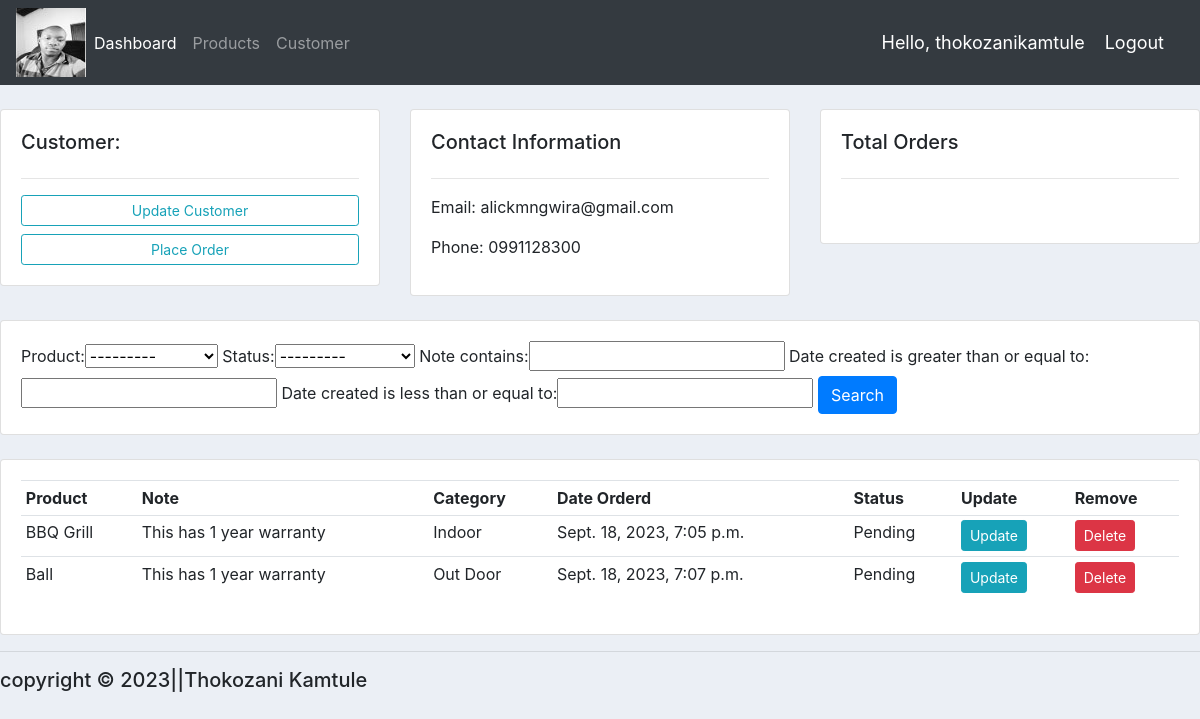
The app's page /customer/1/ (signed in) with its own data.
### accounts/models.py (models this page shows, shortened)
class Customer(models.Model):
	name = models.CharField(max_length=150, null=True)
	phone = models.CharField(max_length=150, null=True)
	email = models.CharField(max_length=150, null=True)
	date_created = models.DateTimeField(auto_now_add=True, null=True)

class Order(models.Model):
	STATUS = (
			('Pending', 'Pending'),
			('Out for delivery', 'Out for delivery'),
			('Delivered', 'Delivered'),
			)
	customer = models.ForeignKey(Customer, null=True, on_delete= models.SET_NULL)
	product = models.ForeignKey(Product, null=True, on_delete= models.SET_NULL)
	date_created = models.DateTimeField(auto_now_add=True, null=True)
	status = models.CharField(max_length=150, null=True, choices=STATUS)
	note = models.CharField(max_length=1500, null=True)

class Product(models.Model):
	CATEGORY = (
			('Indoor', 'Indoor'),
			('Out Door', 'Out Door'),
			)
	name = models.CharField(max_length=150, null=True)
	price = models.FloatField(null=True)
	category = models.CharField(max_length=150, null=True, choices=CATEGORY)
	description = models.CharField(max_length=150, null=True, blank=True)
	date_created = models.DateTimeField(auto_now_add=True, null=True)
	tags = models.ManyToManyField(Tag)
	def __str__(self):
		return self.name

### accounts/views.py (the view)
# urls.py: path('customer/<str:pk_test>/', views.customer, name='customer'),
@login_required(login_url='login')
def customer(request, pk_test):
	customer = Customer.objects.get(id=pk_test)
	orders = customer.order_set.all()
	order_count = orders.count()
	myFilter = OrderFilter(request.GET, queryset=orders)
	orders = myFilter.qs
	context = {'customer':customer, 'orders':orders, 'order_count':order_count,
	 'myFilter':myFilter}
	return render(request, 'accounts/customer.html',context)

### accounts/templates/accounts/customer.html
{% extends 'accounts/main.html' %}
{% block content %}
    <br>
<div class="row">
    <div class="col-md">
        <div class="card card-body">
            <h5>Customer:</h5>
            <hr>
            <a class="btn btn-outline-info  btn-sm btn-block" href="">Update Customer</a>
            <a class="btn btn-outline-info  btn-sm btn-block" href="{% url 'create_order' customer.id %}">Place Order</a>
        </div>
    </div>
    <div class="col-md">
        <div class="card card-body">
            <h5>Contact Information</h5>
            <hr>
            <p>Email: {{customer.email}}</p>
            <p>Phone: {{customer.phone}}</p>
        </div>
    </div>
    <div class="col-md">
        <div class="card card-body">
            <h5>Total Orders</h5>
            <hr>
            <h1 style="text-align: center;padding: 10px"></h1>
        </div>
    </div>
</div>
<br>
<div class="row">
    <div class="col">
        <div class="card card-body">
            <form method="get">
                {{myFilter.form}}
            <button class="btn btn-primary" type="submit">Search</button>
          </form>
        </div>
    </div>
</div>
<br>
<div class="row">
    <div class="col-md">
        <div class="card card-body">
            <table class="table table-sm">
                <tr>
                    <th>Product</th>
                    <th>Note</th>
                    <th>Category</th>
                    <th>Date Orderd</th>
                    <th>Status</th>
                    <th>Update</th>
                    <th>Remove</th>
                </tr>
                {% for order in orders %}
                <tr>
                    <td>{{order.product}}</td>
                    <td>{{order.note}}</td>
                    <td>{{order.product.category}}</td>
                    <td>{{order.date_created}}</td>
                    <td>{{order.status}}</td>
                    <td><a class="btn btn-sm btn-info" href="{% url 'update_order' order.id %}">Update</a></td>
                    <td><a class="btn btn-sm btn-danger" href="{% url 'delete_order' order.id %}">Delete</a></td>
                </tr>
                {% endfor %}
            </table>
        </div>
    </div>
</div>
{% endblock %}

### accounts/templates/accounts/navbar.html (shortened to what this page needs)
{% load static %}
<nav class="navbar navbar-expand-lg navbar-dark bg-dark">
  <img src="{% static 'images/profile-3.jpg' %}">
  <div class="collapse navbar-collapse" id="navbarNav">
    <ul class="navbar-nav">
      <li class="nav-item active">
        <a class="nav-link" href="{% url 'home' %}">Dashboard</a>
      </li>
      <li class="nav-item">
        <a class="nav-link" href="{% url 'products' %}">Products</a>
      </li>
      <li class="nav-item">
        <a class="nav-link" href="#">Customer</a>
      </li>
    </ul>
  </div>
  <span class="hello-msg">Hello, {{request.user}}</span>
  <span><a class="hello-msg" href="{% url 'logout' %}">Logout</a></span>
</nav>

### static/css/main.css (style rules this page uses)
body { background-color: #ebeff5; }

### accounts/templates/accounts/navbar.html (style rules this page uses)
.hello-msg { font-size: 18px; color: #fff; margin-right: 20px; }

### records on screen
Customer: email "alickmngwira@gmail.com", phone "0991128300"
Order: product "BBQ Grill", note "This has 1 year warranty", product.category "Indoor", date_created "Sept. 18, 2023, 7:05 p.m.", status "Pending"
Order: product "Ball", note "This has 1 year warranty", product.category "Out Door", date_created "Sept. 18, 2023, 7:07 p.m.", status "Pending"

### other values on screen
{{ request.user }} "thokozanikamtule"
